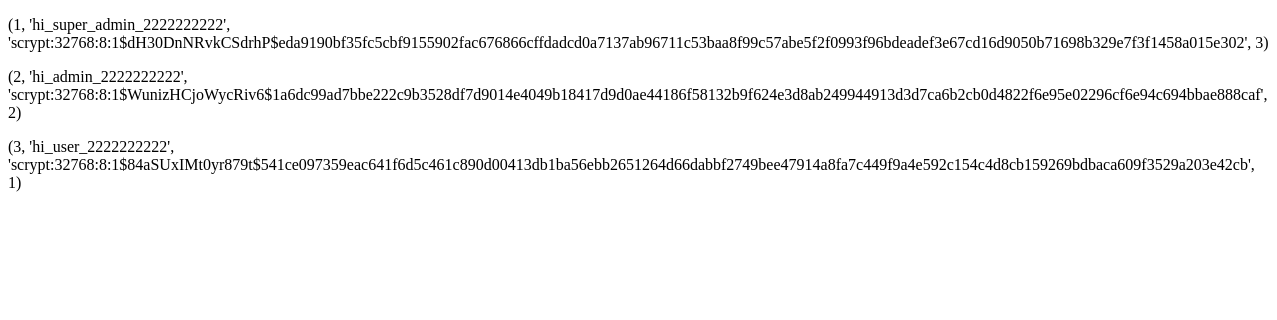
/admin, run on an earlier commit of the app's database.
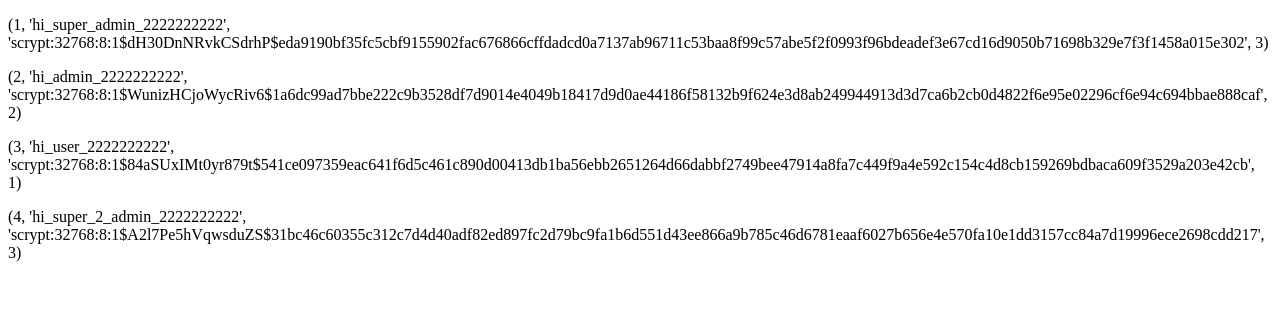
And on a later commit of the database.
### tables this page shows
CREATE TABLE user (
            id iNTEGER PRIMARY KEY AUTOINCREMENT,
            login VARCHAR(1000) NOT NULL,
            password VARCHAR(256) NOT NULL,
            type_user INTEGER,
            FOREIGN KEY (type_user) REFERENCES Type_products(id)
        );

### app.py (the view)
@app.route("/admin")
def admin_page():
    users = database.get_users()
    return render_template("admin.html", users=users)

### database.py (called while the page is built)
def get_users():
    conn = sqlite3.connect("shop.db")
    cursor = conn.cursor()
    cursor.execute("SELECT * FROM user")
    users = cursor.fetchall()
    return users

### templates/admin.html (shortened to what this page needs)
<!DOCTYPE html>
<html lang="en">
<head>
</head>
<body>
    {% for user in users %}
    <p>{{ user }}</p>
    {% endfor %}
</body>
</html>

What changed in the data, as far as the page shows it:
added user: user "(4, 'hi_super_2_admin_2222222222', 'scrypt:32768:8:1$A2l7Pe5hVqwsduZS$31bc46c60355c312c7d4d40adf82ed897fc2d79bc9fa1b6d551d43ee866a9b785c46d6781eaaf6027b656e4e570fa10e1dd3157cc84a7d19996ece2698cdd217', 3)"
